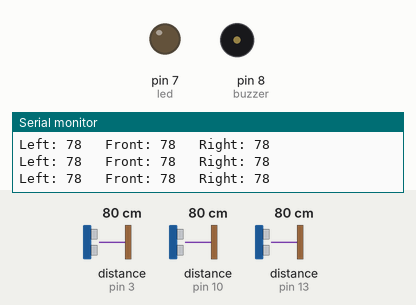
Bench run of a sketch on a simulated Arduino Uno, built with avr-gcc and run on an emulated ATmega328P. On the bench: output pins drawn as LEDs (lit = HIGH), buzzer (waves = sounding), the last lines printed to the serial monitor. Wiring (inferred from the names in the program): 3 × ultrasonic range finder: trigger pin 2, echo pin 3 / trigger pin 9, echo pin 10 / trigger pin 12, echo pin 13. The test bench sets the inputs (shaded band); at power-on: distance to the obstacle (sensors on pin 3, pin 10, pin 13) 80 cm. The echo pulse lasts 58.3 µs per cm; the audio player accepts every command and is not drawn; pins used as bus, display or sensor lines are not drawn.

Above: at 1.7 s.
1.8 s: distance to the obstacle (sensor on pin 3) set to 56 cm
3.5 s: distance to the obstacle (sensor on pin 3) set to 48 cm
At 4.2 s:
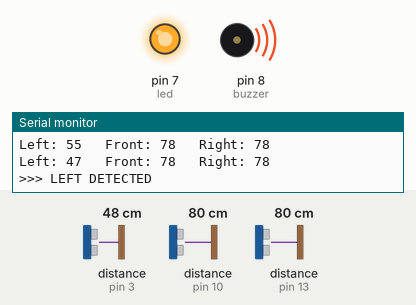
At 6.9 s:
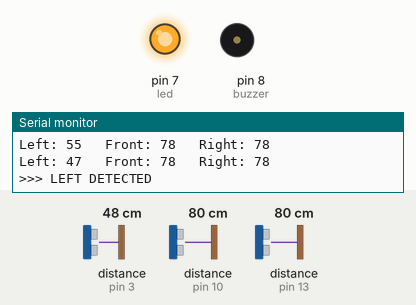
Timing chart, 0 to 15.4 s (numbered marks = the images above; inputs shaded):
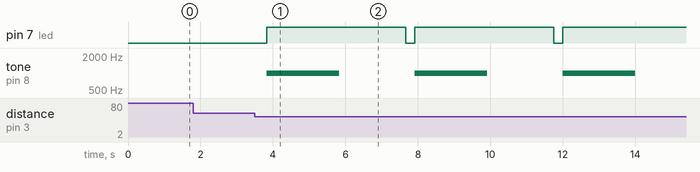

The sketch:

sketch_jun21a.ino
```cpp
#include <SoftwareSerial.h>
#include <DFRobotDFPlayerMini.h>

SoftwareSerial mySerial(4, 5);
DFRobotDFPlayerMini player;

const int trigL = 2, echoL = 3;
const int trigC = 9, echoC = 10;
const int trigR = 12, echoR = 13;
const int buzzer = 8, led = 7;
const int limit = 50;

long readDistance(int trig, int echo) {
  digitalWrite(trig, LOW);
  delayMicroseconds(2);
  digitalWrite(trig, HIGH);
  delayMicroseconds(10);
  digitalWrite(trig, LOW);

  long duration = pulseIn(echo, HIGH, 30000);
  if (duration == 0) return 999;

  long dist = duration * 0.034 / 2;
  if (dist < 3 || dist > 400) return 999;
  return dist;
}

void alertAndSpeak(int fileNo) {
  digitalWrite(led, HIGH);
  tone(buzzer, 1000);
  delay(2000);
  noTone(buzzer);
  player.play(fileNo);
  delay(1800);
  digitalWrite(led, LOW);
}

void setup() {
  pinMode(trigL, OUTPUT); pinMode(echoL, INPUT);
  pinMode(trigC, OUTPUT); pinMode(echoC, INPUT);
  pinMode(trigR, OUTPUT); pinMode(echoR, INPUT);
  pinMode(buzzer, OUTPUT); pinMode(led, OUTPUT);

  Serial.begin(9600);
  mySerial.begin(9600);

  if (!player.begin(mySerial)) {
    Serial.println("DFPlayer NOT found");
  } else {
    Serial.println("DFPlayer Ready");
  }
  player.volume(18);
  Serial.println("=== Smart Blind Stick Debug Mode ===");
}

void loop() {
  int distL = readDistance(trigL, echoL);
  delay(80);
  int distC = readDistance(trigC, echoC);
  delay(80);
  int distR = readDistance(trigR, echoR);
  delay(80);

  // Print distances so we can see what is happening
  Serial.print("Left: "); Serial.print(distL);
  Serial.print("   Front: "); Serial.print(distC);
  Serial.print("   Right: "); Serial.println(distR);

  if (distC <= limit) {
    Serial.println(">>> FRONT DETECTED");
    alertAndSpeak(2);
  }
  else if (distL <= limit) {
    Serial.println(">>> LEFT DETECTED");
    alertAndSpeak(1);
  }
  else if (distR <= limit) {
    Serial.println(">>> RIGHT DETECTED");
    alertAndSpeak(3);
  }
  else {
    digitalWrite(led, LOW);
  }
}
```

Measured:
- the behaviour switches between 52 and 51 cm on distance to the obstacle (sensor on pin 3) (found by bisection; images 0 and 1)
- after the input at 3.5 s, pin 7 (led): alternates HIGH for 3.8 s and LOW for 0.25 s, starting after 0.33 s; tone on pin 8 (buzzer): alternates 1000 Hz for 2.0 s and silent for 2.1 s, starting after 0.33 s
